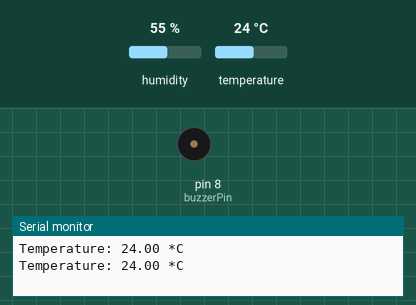
A sketch run on a simulated Arduino Uno, built with avr-gcc and run on an emulated ATmega328P. On the bench: buzzer (waves = sounding, pin HIGH), the last lines printed to the serial monitor. Inputs (shaded band) come from the test bench; at power-on: temperature 24 °C, humidity 55 %.

Above: at 4.8 s.
4.9 s: temperature set to 27 °C
At 7.4 s:
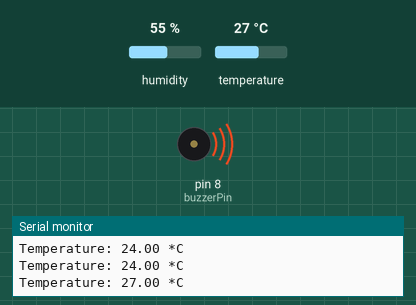
7.9 s: temperature set to 12 °C
At 8.6 s:
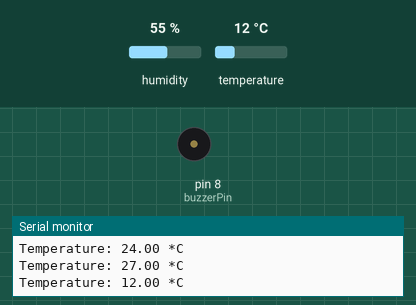
10.9 s: temperature set to 28 °C
At 13.4 s:
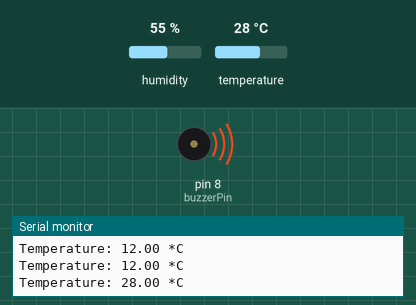
Timing chart, 0 to 14.9 s (numbered marks = the images above; inputs shaded):
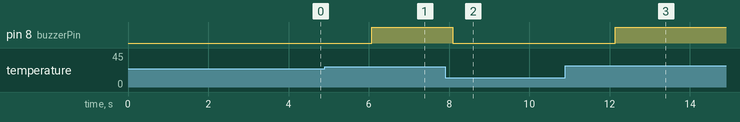

Measured:
- the behaviour switches between 25 and 26 °C on temperature (found by bisection; images 0 and 1)
- after the input at 4.9 s, pin 8 (buzzerPin): LOW → HIGH after 1.2 s
- after the input at 7.9 s, pin 8 (buzzerPin): HIGH → LOW after 0.20 s
- after the input at 10.9 s, pin 8 (buzzerPin): LOW → HIGH after 1.2 s

The sketch:

Code.ino
```cpp
#include <DHT.h>          // Include the DHT sensor library

#define DHTPIN 2          // Pin where the DHT11 data pin is connected
#define DHTTYPE DHT11     // Define sensor type as DHT11

DHT dht(DHTPIN, DHTTYPE); // Initialize DHT sensor

const int buzzerPin = 8;  // Pin where the buzzer module is connected

void setup() {
  Serial.begin(9600);     // Start serial communication for debugging
  pinMode(buzzerPin, OUTPUT); // Set buzzer pin as output
  dht.begin();            // Initialize the DHT sensor
}

void loop() {
  // Wait a couple of seconds between readings
  delay(2000);

  // Read temperature as Celsius (the DHT library returns a float)
  float temperature = dht.readTemperature();

  // Check if the reading is valid
  if (isnan(temperature)) {
    Serial.println("Failed to read from DHT sensor!");
    return;
  }

  // Output temperature to the serial monitor
  Serial.print("Temperature: ");
  Serial.print(temperature);
  Serial.println(" *C");

  // Check the temperature and control the buzzer
  if (temperature > 25.0) {
    digitalWrite(buzzerPin, HIGH); // Activate the buzzer
  } else {
    digitalWrite(buzzerPin, LOW);  // Deactivate the buzzer
  }
}
```
